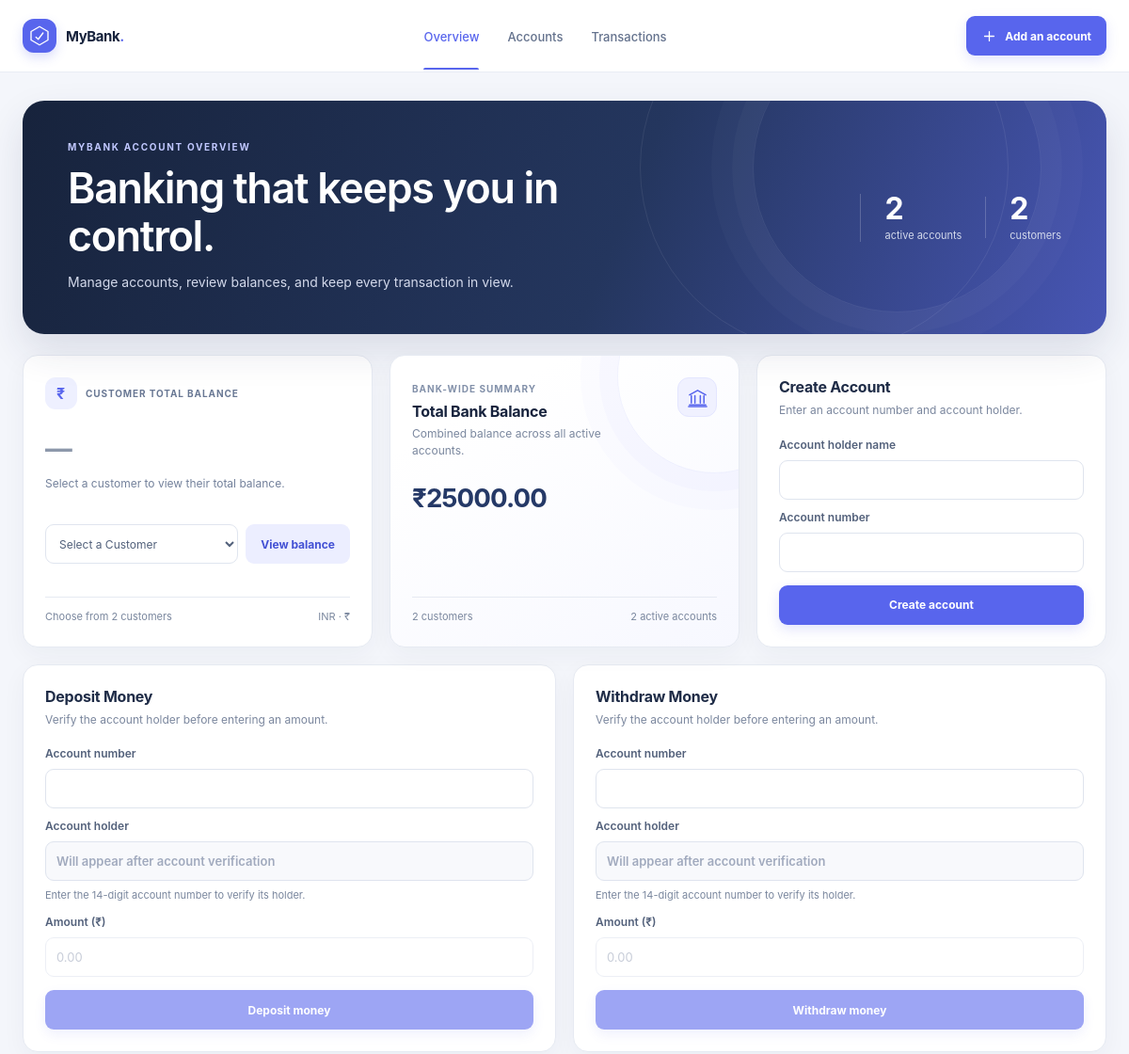
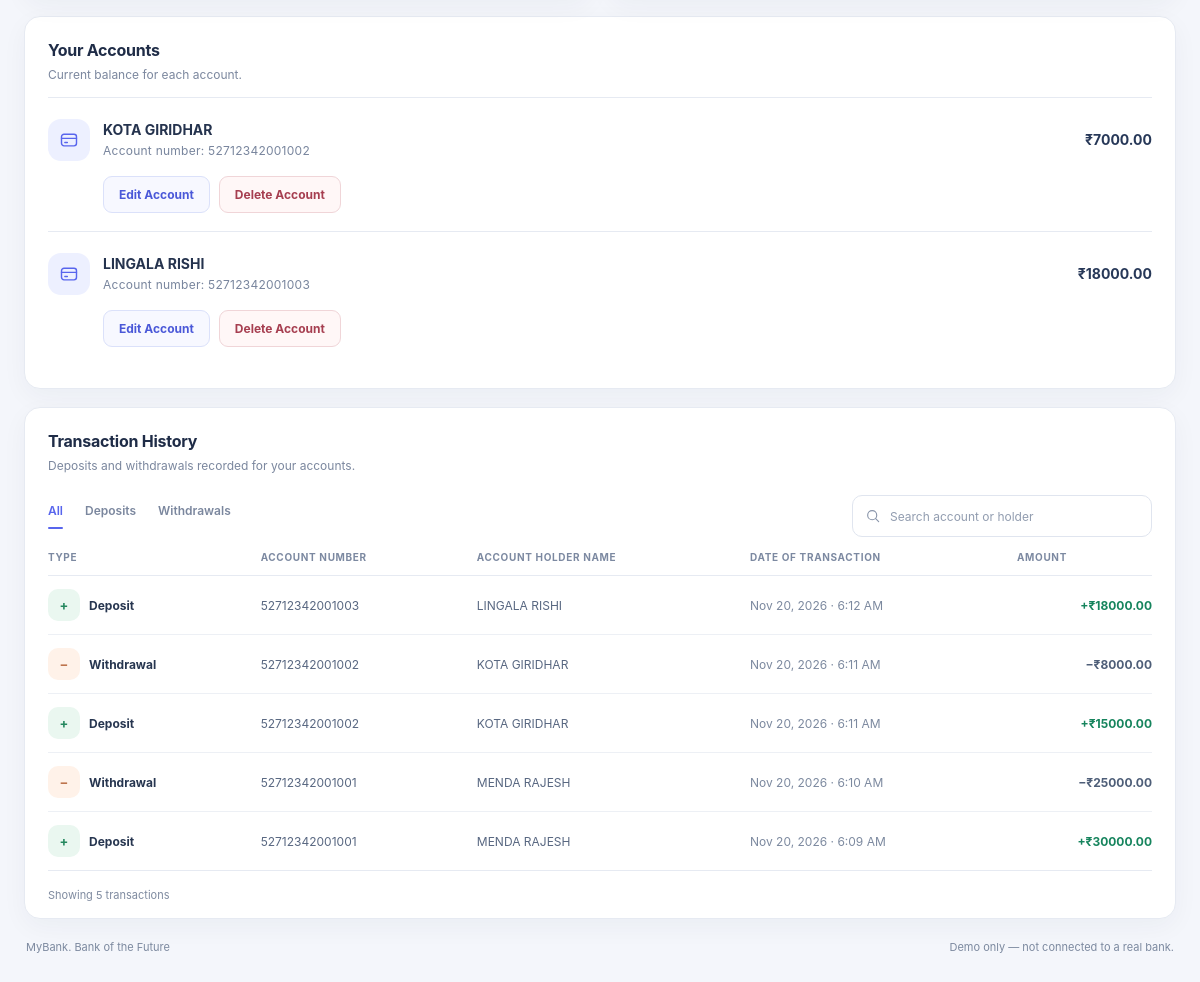
The page / on the database its author committed (2 pictures, top to bottom).
### app/models.py (models this page shows, shortened)
class BankAccount(models.Model):
    account_number = models.CharField(
        max_length=14,
        unique=True,
        default=generate_account_number,
        validators=[
            RegexValidator(
                r"\A[0-9]{14}\Z",
                "Account number must be exactly 14 digits.",
            )
        ],
    )
    owner_name = models.CharField(max_length=120)
    balance = models.DecimalField(max_digits=12, decimal_places=2, default=0)
    created_at = models.DateTimeField(auto_now_add=True)

class BankTransaction(models.Model):
    class Type(models.TextChoices):
        DEPOSIT = "deposit", "Deposit"
        WITHDRAWAL = "withdrawal", "Withdrawal"
        TRANSFER = "transfer", "Transfer"
    transaction_type = models.CharField(max_length=10, choices=Type.choices)
    from_account = models.ForeignKey(
        BankAccount,
        related_name="outgoing_transactions",
        null=True,
        blank=True,
        on_delete=models.SET_NULL,
    )
    to_account = models.ForeignKey(
        BankAccount,
        related_name="incoming_transactions",
        null=True,
        blank=True,
        on_delete=models.SET_NULL,
    )
    from_account_number = models.CharField(max_length=14, blank=True, default="")
    from_account_name = models.CharField(max_length=120, blank=True, default="")
    to_account_number = models.CharField(max_length=14, blank=True, default="")
    to_account_name = models.CharField(max_length=120, blank=True, default="")
    amount = models.DecimalField(max_digits=12, decimal_places=2)
    created_at = models.DateTimeField(auto_now_add=True)
    class Meta:
        ordering = ["-created_at", "-pk"]

### app/views.py (the view, shortened to what this page needs)
# urls.py: path('', dashboard, name='dashboard'),
def dashboard(request):
    accounts = BankAccount.objects.order_by("created_at", "pk")
    transactions = BankTransaction.objects.select_related(
        "from_account", "to_account"
    )
    active_filter = request.GET.get("type", "all")
    search_query = request.GET.get("q", "").strip()
    if active_filter in {"income", "expenses"}:
        transaction_type = (
            BankTransaction.Type.DEPOSIT
            if active_filter == "income"
            else BankTransaction.Type.WITHDRAWAL
        )
        transactions = transactions.filter(transaction_type=transaction_type)
    else:
        active_filter = "all"
    customers = BankAccount.objects.order_by("owner_name").values_list(
        "owner_name",
        flat=True,
    ).distinct()
    selected_customer = request.GET.get("customer", "").strip()
    customer_balance = None
    customer_account_count = 0
    return render(
        request,
        "app/dashboard.html",
        {
            "accounts": accounts,
            "customers": customers,
            "selected_customer": selected_customer,
            "customer_balance": customer_balance,
            "customer_account_count": customer_account_count,
            "customer_count": BankAccount.objects.values("owner_name")
            .distinct()
            .count(),
            "total_balance": BankAccount.objects.aggregate(
                total=Sum("balance")
            )["total"]
            or Decimal("0.00"),
            "transactions": transactions,
            "active_filter": active_filter,
            "search_query": search_query,
        },
    )

### app/templates/app/dashboard.html (shortened to what this page needs)
{% load static %}
<!doctype html>
<html lang="en">
<head>
  <link rel="stylesheet" href="{% static 'app/css/dashboard.css' %}">
</head>
<body>
  <div class="app-shell">
    <header class="site-header">
      <div class="site-header-inner">
        <a class="brand" href="{% url 'dashboard' %}">
          <span class="brand-mark" aria-hidden="true">
            <svg viewBox="0 0 32 32"><path d="M16 3 28 10v12l-12 7L4 22V10L16 3Z"/><path d="m11 18 3.2 3L21 12"/></svg>
          </span>
          <span>MyBank<span class="brand-period">.</span></span>
        </a>
        <nav class="site-navigation" aria-label="Main navigation">
          <a class="site-nav-link is-active" href="#overview">Overview</a>
          <a class="site-nav-link" href="#accounts">Accounts</a>
          <a class="site-nav-link" href="#transactions">Transactions</a>
        </nav>
        <a class="button button-primary header-action" href="#create-account">
          <svg viewBox="0 0 24 24" aria-hidden="true"><path d="M12 5v14M5 12h14"/></svg>
          Add an account
        </a>
      </div>
    </header>
    <main class="main-content">
      <div class="page-content">
        <section class="welcome-row hero-banner" id="overview">
          <div class="hero-copy">
            <p class="eyebrow">MYBANK ACCOUNT OVERVIEW</p>
            <h1>Banking that keeps you in control.</h1>
            <p class="welcome-subtitle">Manage accounts, review balances, and keep every transaction in view.</p>
          </div>
          <div class="hero-metrics" aria-label="Bank account summary">
            <div class="hero-metric"><strong>{{ accounts|length }}</strong><span>active accounts</span></div>
            <div class="hero-metric"><strong>{{ customer_count }}</strong><span>customers</span></div>
          </div>
        </section>
        <section class="overview-grid bank-overview" aria-label="Account overview">
          <article class="balance-card">
            <div class="balance-card-top">
              <span class="card-label"><span class="balance-icon" aria-hidden="true">₹</span> CUSTOMER TOTAL BALANCE</span>
            </div>
            {% if selected_customer %}
            <p class="balance-amount" data-balance="₹{{ customer_balance|floatformat:2 }}">₹{{ customer_balance|floatformat:2 }}</p>
            <p class="balance-caption"><span>{{ selected_customer }}</span></p>
            {% else %}
            <p class="balance-amount balance-unselected">—</p>
            <p class="balance-caption"><span>Select a customer to view their total balance.</span></p>
            {% endif %}
            <form class="customer-balance-form" method="get" action="{% url 'dashboard' %}">
              <select id="customer-select" name="customer" required>
                <option value="">Select a Customer</option>
              </select>
              <button class="button button-gold" type="submit">View balance</button>
            </form>
            <div class="balance-card-footer">
              <span>{% if selected_customer %}{{ customer_account_count }} account{{ customer_account_count|pluralize }} for this customer{% else %}Choose from {{ customer_count }} customer{{ customer_count|pluralize }}{% endif %}</span>
              <span>INR · ₹</span>
            </div>
          </article>
          <article class="panel total-bank-card">
            <div class="total-bank-heading">
              <div>
                <span class="total-bank-label">BANK-WIDE SUMMARY</span>
                <h2>Total Bank Balance</h2>
                <p>Combined balance across all active accounts.</p>
              </div>
              <span class="total-bank-icon" aria-hidden="true">
                <svg viewBox="0 0 24 24"><path d="m3 9 9-5 9 5M5 10v8m4-8v8m6-8v8m4-8v8M3 20h18M2 22h20"/></svg>
              </span>
            </div>
            <p class="total-bank-amount">₹{{ total_balance|floatformat:2 }}</p>
            <div class="total-bank-footer">
              <span>{{ customer_count }} customer{{ customer_count|pluralize }}</span>
              <span>{{ accounts|length }} active account{{ accounts|length|pluralize }}</span>
            </div>
          </article>
          <article class="panel bank-form-panel" id="create-account">
            <div class="panel-heading">
              <div><h2>Create Account</h2><p>Enter an account number and account holder.</p></div>
            </div>
            <form class="bank-form" method="post">
              <label for="owner-name">Account holder name</label>
              <input id="owner-name" name="owner_name" type="text" maxlength="120" autocomplete="name" required>
              <label for="new-account-number">Account number</label>
              <input id="new-account-number" name="account_number" type="text" inputmode="numeric" minlength="14" maxlength="14" pattern="[0-9]{14}" title="Enter exactly 14 digits." autocomplete="off" required>
              <button class="button button-dark" type="submit">Create account</button>
            </form>
          </article>
        </section>
        <section class="bank-operations-grid" aria-label="Deposit and withdrawal">
          <article class="panel bank-form-panel">
            <div class="panel-heading">
              <div><h2>Deposit Money</h2><p>Verify the account holder before entering an amount.</p></div>
            </div>
            <form class="bank-form account-operation-form" method="post" data-lookup-url="{% url 'account_lookup' %}">
              <label for="deposit-account-number">Account number</label>
              <input id="deposit-account-number" name="account_number" type="text" inputmode="numeric" minlength="14" maxlength="14" pattern="[0-9]{14}" title="Enter exactly 14 digits." autocomplete="off" required>
              <label for="deposit-account-holder">Account holder</label>
              <input id="deposit-account-holder" class="account-holder-name" type="text" placeholder="Will appear after account verification" readonly>
              <p class="account-lookup-status" aria-live="polite">Enter the 14-digit account number to verify its holder.</p>
              <label for="deposit-amount">Amount (₹)</label>
              <input id="deposit-amount" name="amount" type="number" min="0.01" step="0.01" placeholder="0.00" required disabled>
              <button class="button button-dark" type="submit" disabled>Deposit money</button>
            </form>
          </article>
          <article class="panel bank-form-panel">
            <div class="panel-heading">
              <div><h2>Withdraw Money</h2><p>Verify the account holder before entering an amount.</p></div>
            </div>
            <form class="bank-form account-operation-form" method="post" data-lookup-url="{% url 'account_lookup' %}">
              <label for="withdraw-account-number">Account number</label>
              <input id="withdraw-account-number" name="account_number" type="text" inputmode="numeric" minlength="14" maxlength="14" pattern="[0-9]{14}" title="Enter exactly 14 digits." autocomplete="off" required>
              <label for="withdraw-account-holder">Account holder</label>
              <input id="withdraw-account-holder" class="account-holder-name" type="text" placeholder="Will appear after account verification" readonly>
              <p class="account-lookup-status" aria-live="polite">Enter the 14-digit account number to verify its holder.</p>
              <label for="withdraw-amount">Amount (₹)</label>
              <input id="withdraw-amount" name="amount" type="number" min="0.01" step="0.01" placeholder="0.00" required disabled>
              <button class="button button-dark" type="submit" disabled>Withdraw money</button>
            </form>
          </article>
        </section>
        <section class="panel account-list-panel" id="accounts" aria-labelledby="accounts-heading">
          <div class="panel-heading">
            <div><h2 id="accounts-heading">Your Accounts</h2><p>Current balance for each account.</p></div>
          </div>
          <div class="account-list">
            {% for account in accounts %}
            <article class="account-list-item">
              <div class="account-list-summary">
                <span class="account-icon checking" aria-hidden="true">
                  <svg viewBox="0 0 24 24"><rect x="3" y="5" width="18" height="14" rx="3"/><path d="M3 10h18M7 15h3"/></svg>
                </span>
                <div class="account-list-name"><strong>{{ account.owner_name }}</strong><small>Account number: {{ account.account_number }}</small></div>
                <strong class="account-list-balance">₹{{ account.balance|floatformat:2 }}</strong>
              </div>
              <div class="account-list-actions">
                <details class="account-edit">
                  <summary class="button button-edit">Edit Account</summary>
                </details>
                <details class="account-delete">
                  <summary class="button button-danger">Delete Account</summary>
                </details>
              </div>
            </article>
            {% empty %}
            <p class="bank-empty">No accounts yet. Use Create account to get started.</p>
            {% endfor %}
          </div>
        </section>
        <section class="panel transactions-panel" id="transactions">
          <div class="panel-heading transactions-heading">
            <div><h2>Transaction History</h2><p>Deposits and withdrawals recorded for your accounts.</p></div>
          </div>
          <div class="transaction-controls">
            <nav class="filter-tabs" aria-label="Filter transactions">
              <a class="filter-tab{% if active_filter == 'all' %} is-selected{% endif %}" href="?type=all&amp;q={{ search_query|urlencode }}&amp;customer={{ selected_customer|urlencode }}">All</a>
              <a class="filter-tab{% if active_filter == 'income' %} is-selected{% endif %}" href="?type=income&amp;q={{ search_query|urlencode }}&amp;customer={{ selected_customer|urlencode }}">Deposits</a>
              <a class="filter-tab{% if active_filter == 'expenses' %} is-selected{% endif %}" href="?type=expenses&amp;q={{ search_query|urlencode }}&amp;customer={{ selected_customer|urlencode }}">Withdrawals</a>
            </nav>
            <form class="search-form" method="get" action="{% url 'dashboard' %}">
              <svg viewBox="0 0 24 24" aria-hidden="true"><circle cx="10.8" cy="10.8" r="6.8"/><path d="m16 16 4.5 4.5"/></svg>
              <input id="transaction-search" type="search" name="q" value="{{ search_query }}" placeholder="Search account or holder">
            </form>
          </div>
          <div class="transaction-table-wrap">
            <table class="transaction-table">
              <thead><tr><th scope="col">TYPE</th><th scope="col">ACCOUNT NUMBER</th><th scope="col">ACCOUNT HOLDER NAME</th><th scope="col">DATE OF TRANSACTION</th><th scope="col" class="amount-heading">AMOUNT</th></tr></thead>
              <tbody>
                {% for transaction in transactions %}
                <tr>
                  <td><div class="transaction-name-cell"><span class="transaction-mark {% if transaction.transaction_type == 'deposit' %}mint{% else %}peach{% endif %}" aria-hidden="true">{% if transaction.transaction_type == 'deposit' %}+{% elif transaction.transaction_type == 'withdrawal' %}−{% else %}↔{% endif %}</span><span><strong>{{ transaction.get_transaction_type_display }}</strong></span></div></td>
                  <td>{% if transaction.from_account_number and transaction.to_account_number %}{{ transaction.from_account_number }} → {{ transaction.to_account_number }}{% elif transaction.from_account_number %}{{ transaction.from_account_number }}{% elif transaction.to_account_number %}{{ transaction.to_account_number }}{% else %}—{% endif %}</td>
                  <td>{% if transaction.from_account_name and transaction.to_account_name %}{{ transaction.from_account_name }} → {{ transaction.to_account_name }}{% elif transaction.from_account_name %}{{ transaction.from_account_name }}{% elif transaction.to_account_name %}{{ transaction.to_account_name }}{% else %}—{% endif %}</td>
                  <td class="transaction-date">{{ transaction.created_at|date:"M j, Y · g:i A" }}</td>
                  <td class="transaction-amount{% if transaction.transaction_type == 'deposit' or transaction.to_account_number %} amount-positive{% endif %}">{% if transaction.transaction_type == 'deposit' or transaction.to_account_number %}+{% else %}−{% endif %}₹{{ transaction.amount|floatformat:2 }}</td>
                </tr>
                {% empty %}
                <tr><td class="empty-state" colspan="5">No transactions to show.</td></tr>
                {% endfor %}
              </tbody>
            </table>
          </div>
          <div class="table-footer"><span>Showing {{ transactions|length }} transaction{{ transactions|length|pluralize }}</span></div>
        </section>
        <footer class="page-footer"><span>MyBank. Bank of the Future</span><span>Demo only — not connected to a real bank.</span></footer>
      </div>
    </main>
  </div>
</body>
</html>

### rows shown on the page
BankAccount: owner_name "KOTA GIRIDHAR", account_number "52712342001002", balance "7000.00"
BankAccount: owner_name "LINGALA RISHI", account_number "52712342001003", balance "18000.00"

### other values the page prints
{{ accounts|length }} "2"
{{ customer_count }} "2"
{{ total_balance|floatformat:2 }} "25000.00"
{{ transactions|length }} "5"
